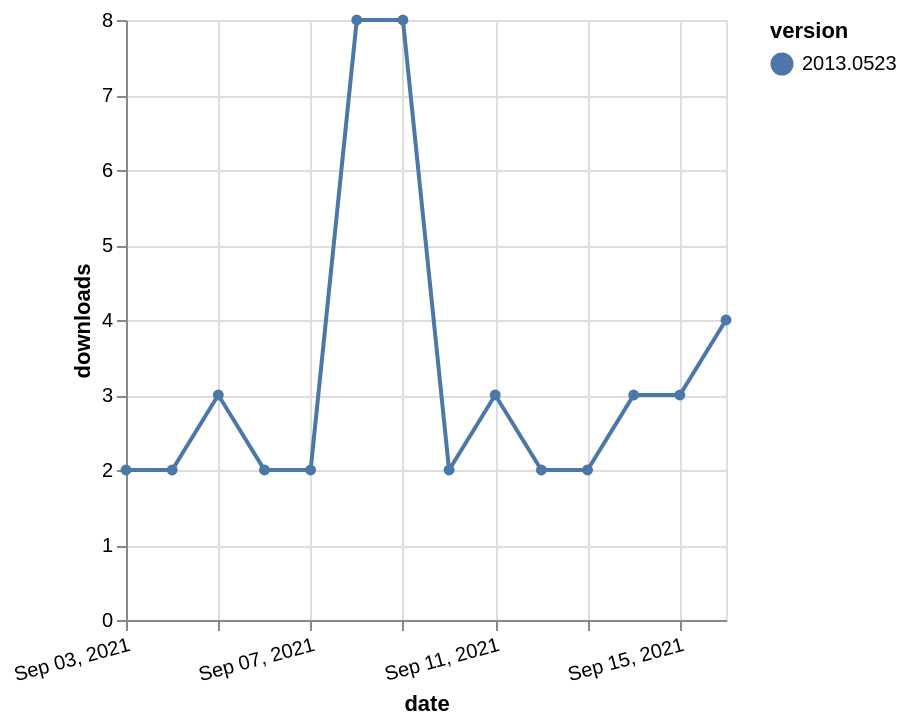

Source (Vega-Lite JSON):
### Vega-Lite specification from a JSON file in a GitHub repository (floating-point values rounded to 4 significant figures)
{"$schema": "https://vega.github.io/schema/vega-lite/v5.json", "description": "A simple bar chart with embedded data.", "data": {"values": [{"date": "2021-09-03", "total": 5194, "delta": 2, "version": "2013.0523"}, {"date": "2021-09-04", "total": 5196, "delta": 2, "version": "2013.0523"}, {"date": "2021-09-05", "total": 5199, "delta": 3, "version": "2013.0523"}, {"date": "2021-09-06", "total": 5201, "delta": 2, "version": "2013.0523"}, {"date": "2021-09-07", "total": 5203, "delta": 2, "version": "2013.0523"}, {"date": "2021-09-08", "total": 5211, "delta": 8, "version": "2013.0523"}, {"date": "2021-09-09", "total": 5219, "delta": 8, "version": "2013.0523"}, {"date": "2021-09-10", "total": 5221, "delta": 2, "version": "2013.0523"}, {"date": "2021-09-11", "total": 5224, "delta": 3, "version": "2013.0523"}, {"date": "2021-09-12", "total": 5226, "delta": 2, "version": "2013.0523"}, {"date": "2021-09-13", "total": 5228, "delta": 2, "version": "2013.0523"}, {"date": "2021-09-14", "total": 5231, "delta": 3, "version": "2013.0523"}, {"date": "2021-09-15", "total": 5234, "delta": 3, "version": "2013.0523"}, {"date": "2021-09-16", "total": 5238, "delta": 4, "version": "2013.0523"}]}, "width": "container", "mark": {"type": "line", "point": {"filled": true}}, "encoding": {"x": {"field": "date", "type": "temporal", "timeUnit": "yearmonthdate", "title": "date", "axis": {"labelAngle": -15}}, "y": {"field": "delta", "type": "quantitative", "title": "downloads"}, "color": {"field": "version", "type": "nominal"}, "tooltip": {"field": "delta"}}}
